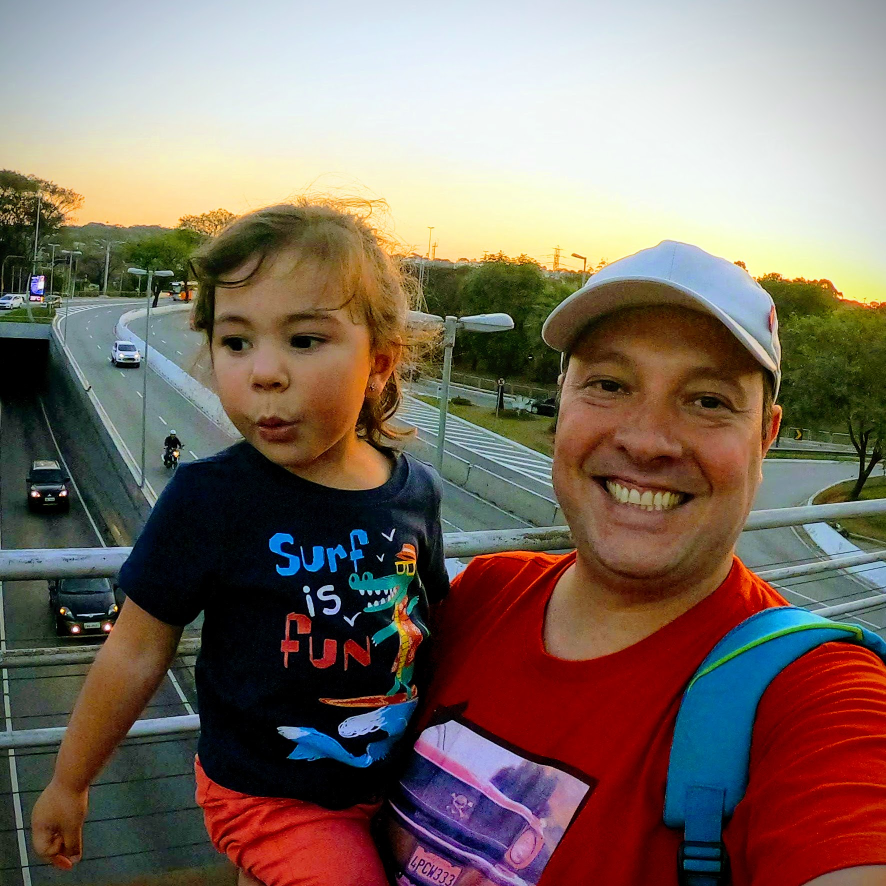
#> input picture opencv/face/images/faces (2).jpg, 1772 x 1772 px (shown at 1/2 size)
$ python face.py
#> lines starting #> are read from the running program, lines starting #| are printed output that depends on the picture; after the words box and inside, x2 and y2 are one past the last pixel; in counts of white or black regions, pixels touching at a corner belong together
import cv2


face_cascade = cv2.CascadeClassifier('./cascades/haarcascade_frontalface_alt2.xml')

img = cv2.imread('./images/faces (2).jpg')
#> img is the input picture: shape (1772, 1772, 3); mean B, G, R 98.9, 109.1, 125.4
img = cv2.resize(img, (int(img.shape[1]/2), int(img.shape[0]/2)))
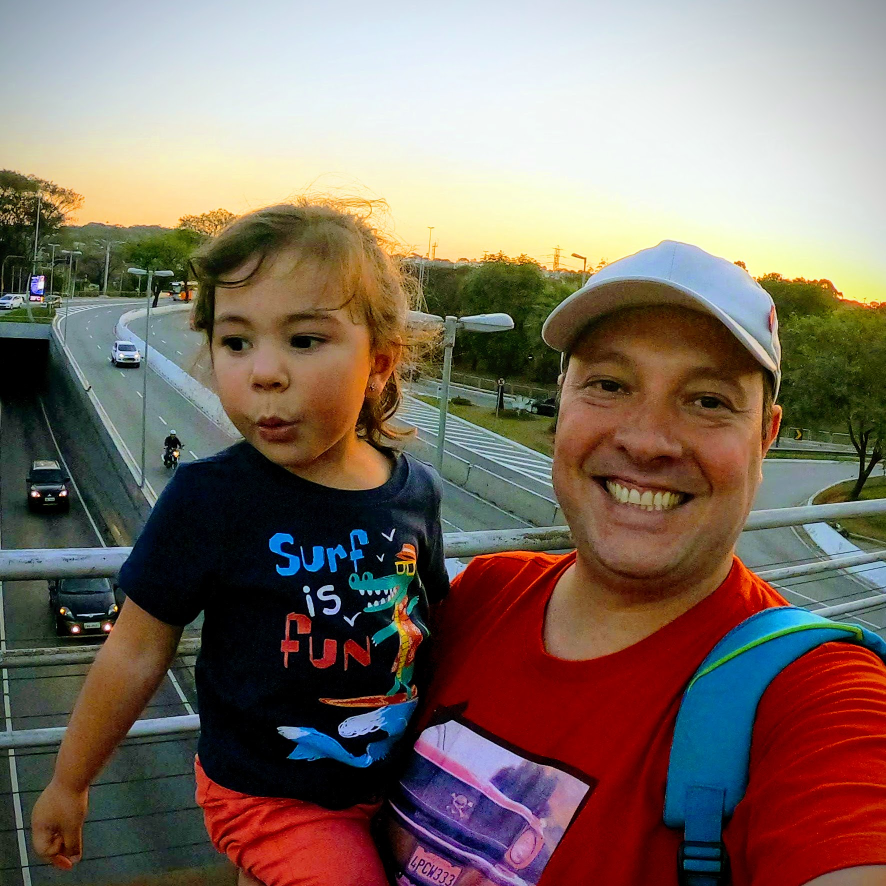
#> img: shape (886, 886, 3); mean B, G, R 99, 109.2, 125.5

gray = cv2.cvtColor(img, cv2.COLOR_BGR2GRAY)
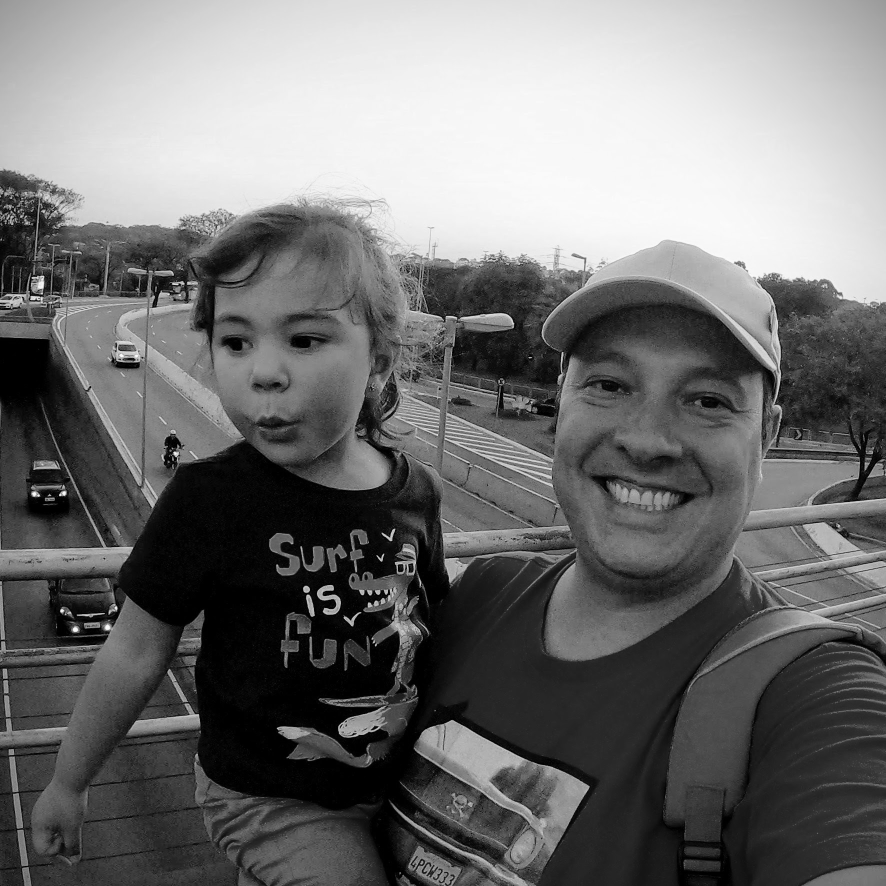
#> gray: shape (886, 886); min 0, max 251, mean 112.9

# faces = face_cascade.detectMultiScale(gray, 1.1, 4)
faces = face_cascade.detectMultiScale(gray, 1.03, 4)
#> faces = [[186, 273, 169, 169], [544, 309, 221, 221]]

for (x, y, w, h) in faces:
    cv2.rectangle(img, (x, y), (x+w, y+h), (255, 0, 0), 2)
#> this loop made 2 passes
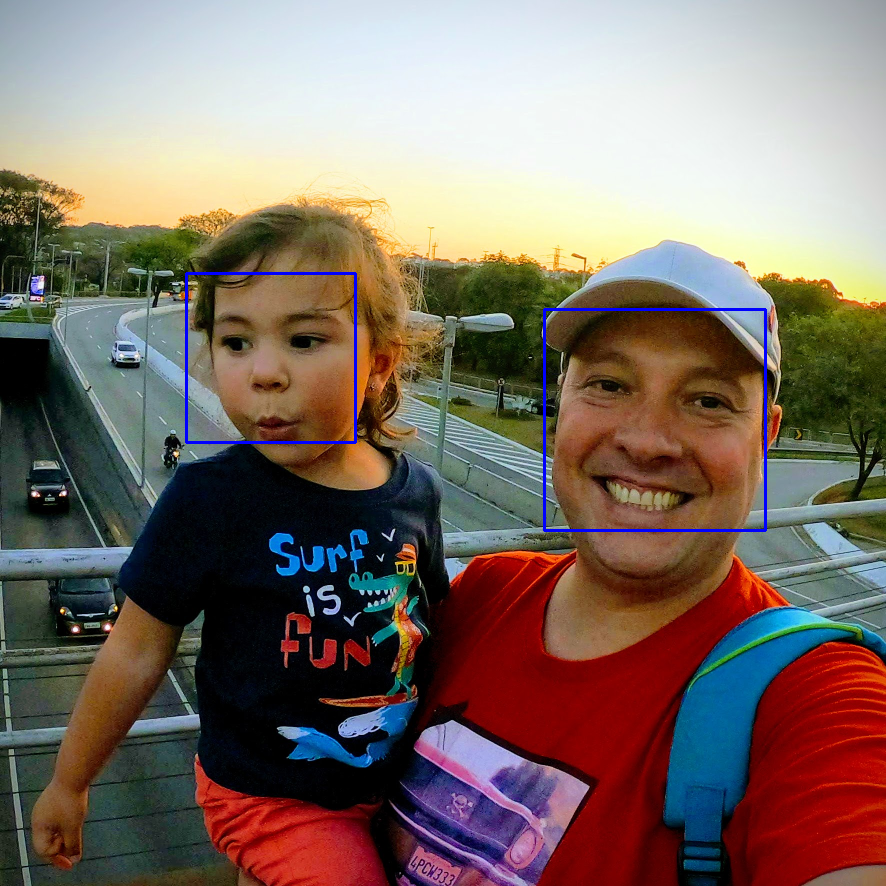
#> img: shape (886, 886, 3); 0.6% of pixels changed, all inside (x1, y1, x2, y2) = (185, 272, 767, 532)

cv2.imshow('TRY 05', img)
cv2.waitKey()

$ run again, with opencv/face/images/faces (1).jpg copied over opencv/face/images/faces (2).jpg
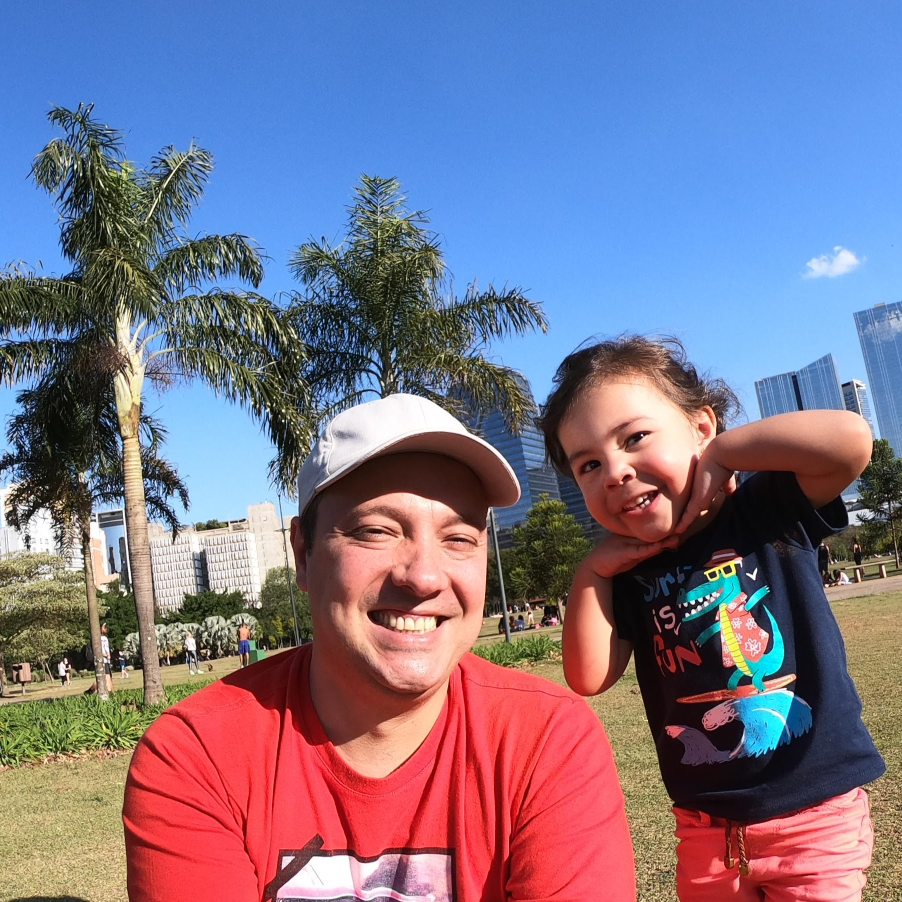
#> input picture opencv/face/images/faces (1).jpg, 1804 x 1804 px (shown at 1/2 size)
#> img is the input picture: shape (1804, 1804, 3); mean B, G, R 139.3, 116.2, 123.7
#> `gray = cv2.cvtColor(img, cv2.COLOR_BGR2GRAY)`:
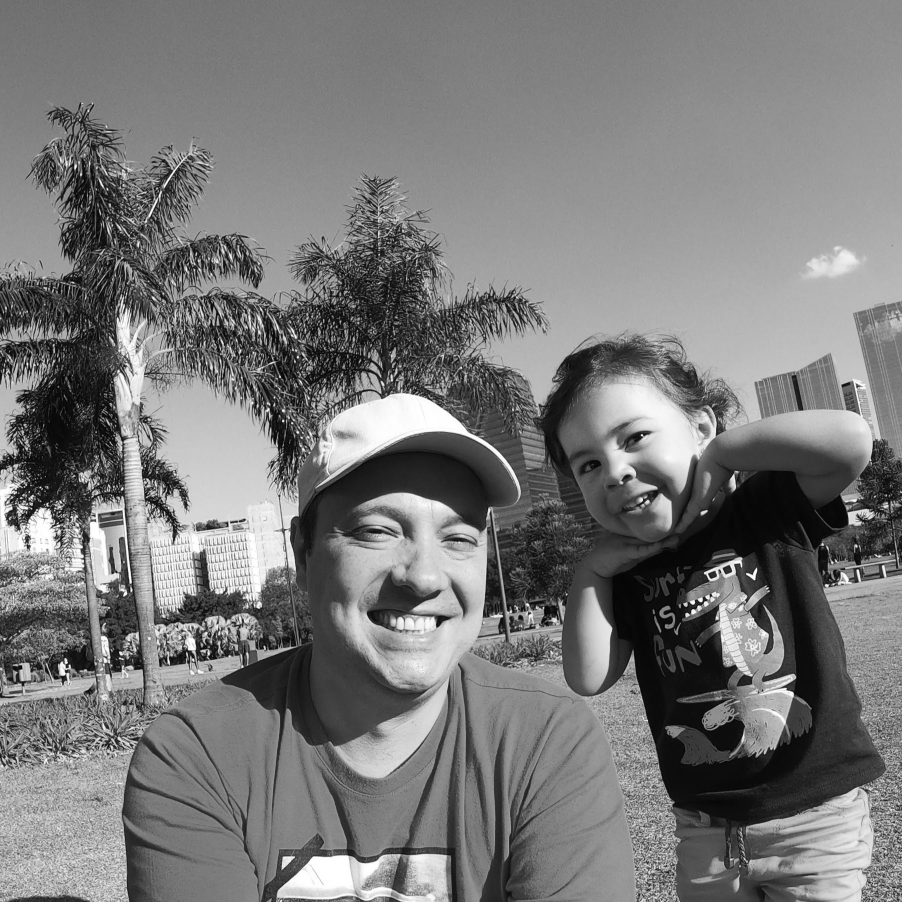
#> gray: shape (902, 902); min 1, max 255, mean 121.2
#> faces = [[584, 385, 130, 130], [326, 462, 190, 190]]
#> the loop `for (x, y, w, h) in faces:` made 2 passes
#> after the loop `for (x, y, w, h) in faces:`:
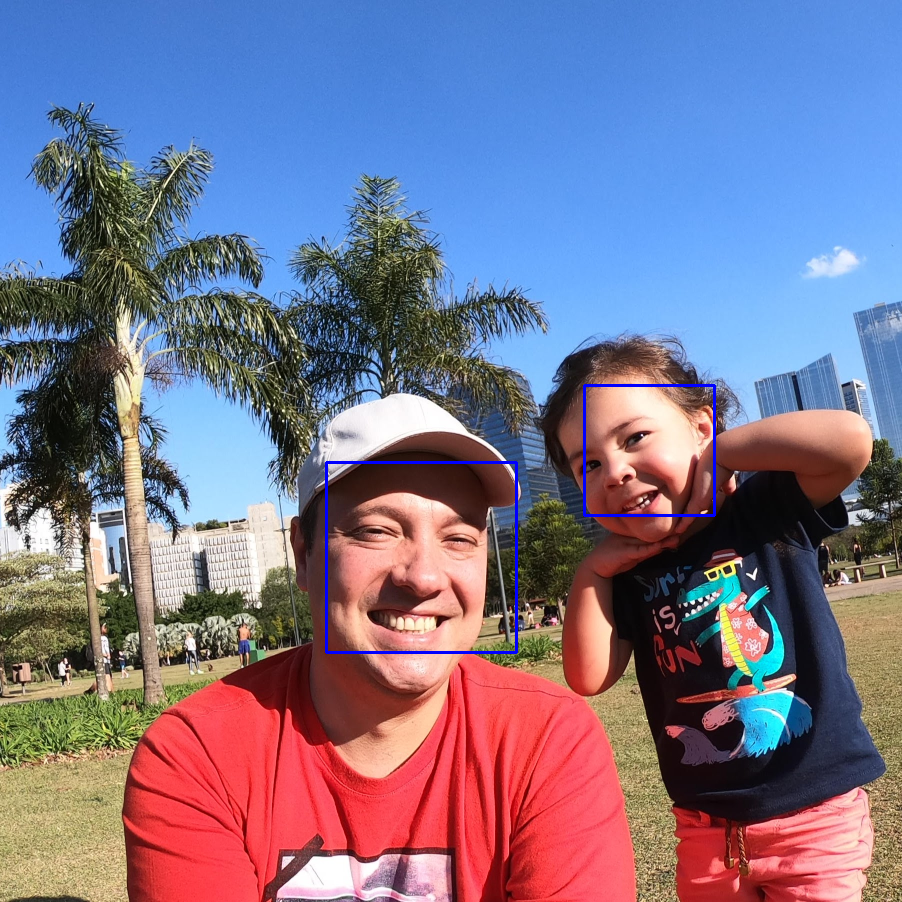
#> img: shape (902, 902, 3); mean B, G, R 140.3, 115.9, 123.3

$ run again, with opencv/face/images/faces (3).jpg copied over opencv/face/images/faces (2).jpg
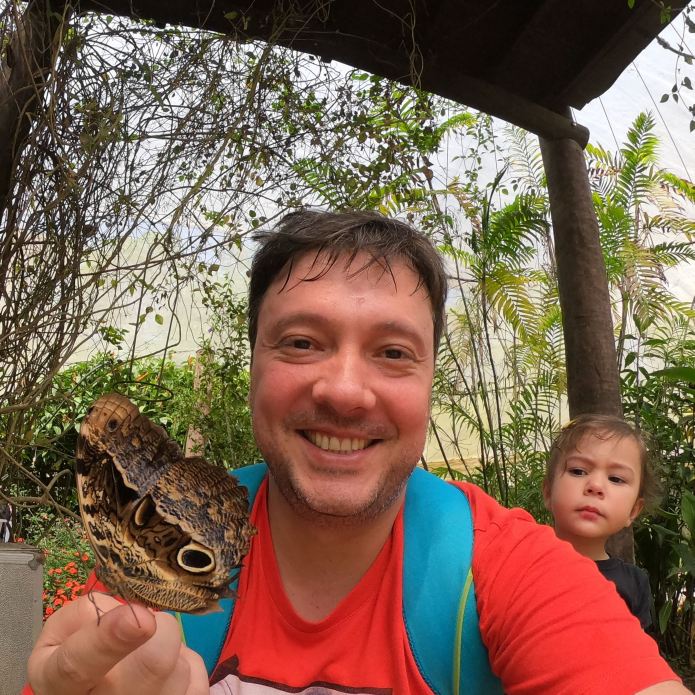
#> input picture opencv/face/images/faces (3).jpg, 2083 x 2083 px (shown at 1/3 size)
#> img is the input picture: shape (2083, 2083, 3); mean B, G, R 83.7, 100.7, 127.9
#> `gray = cv2.cvtColor(img, cv2.COLOR_BGR2GRAY)`:
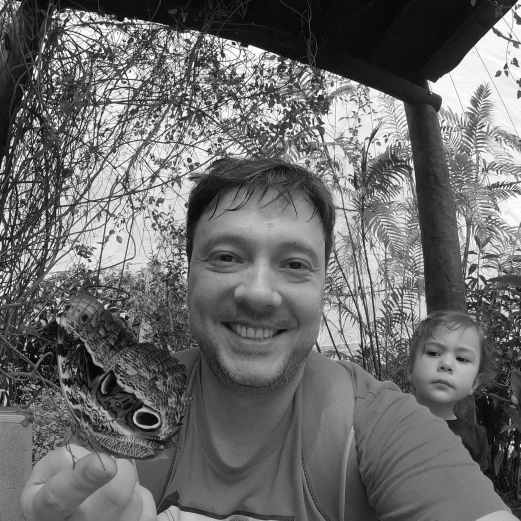
#> gray: shape (1041, 1041) (shown at 1/2 size); min 2, max 255, mean 106.8
#> faces = [[817, 647, 156, 156], [345, 380, 355, 355]]
#> the loop `for (x, y, w, h) in faces:` made 2 passes
#> after the loop `for (x, y, w, h) in faces:`:
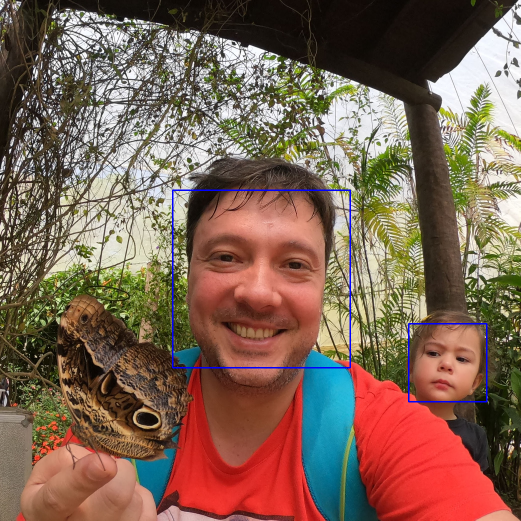
#> img: shape (1041, 1041, 3) (shown at 1/2 size); mean B, G, R 84.5, 100, 127.1

$ run again, with opencv/face/images/faces (4).jpg copied over opencv/face/images/faces (2).jpg
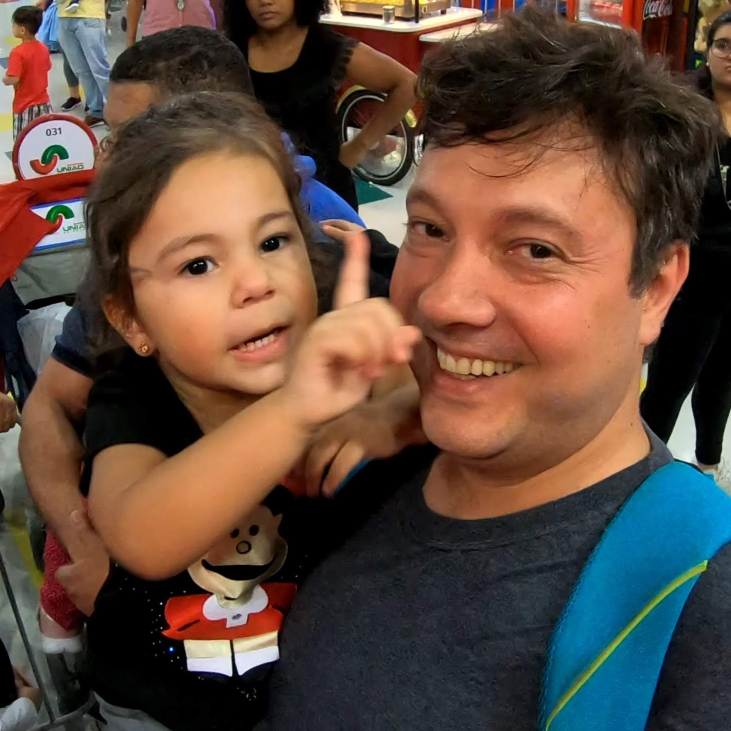
#> input picture opencv/face/images/faces (4).jpg, 1462 x 1462 px (shown at 1/2 size)
#> img is the input picture: shape (1462, 1462, 3); mean B, G, R 61.6, 73.4, 94.7
#> `gray = cv2.cvtColor(img, cv2.COLOR_BGR2GRAY)`:
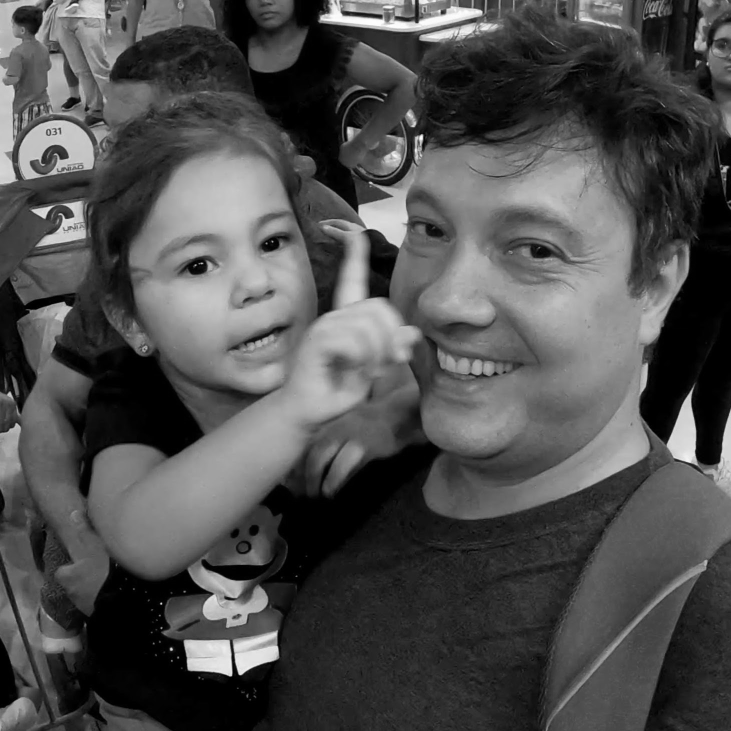
#> gray: shape (731, 731); min 0, max 254, mean 78.5
#> faces = [[124, 161, 235, 235], [311, 119, 333, 333]]
#> the loop `for (x, y, w, h) in faces:` made 2 passes
#> after the loop `for (x, y, w, h) in faces:`:
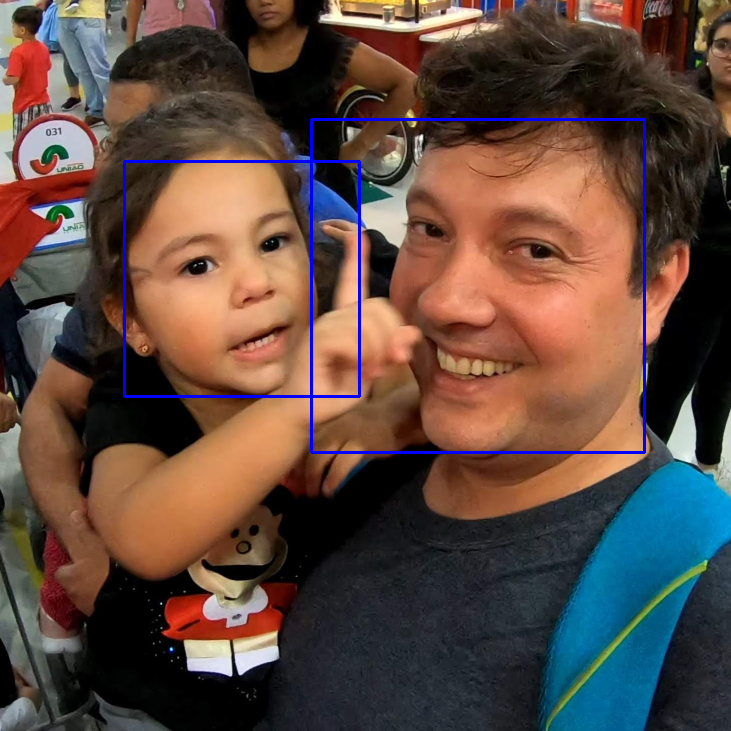
#> img: shape (731, 731, 3); mean B, G, R 64.2, 72.6, 93.5
